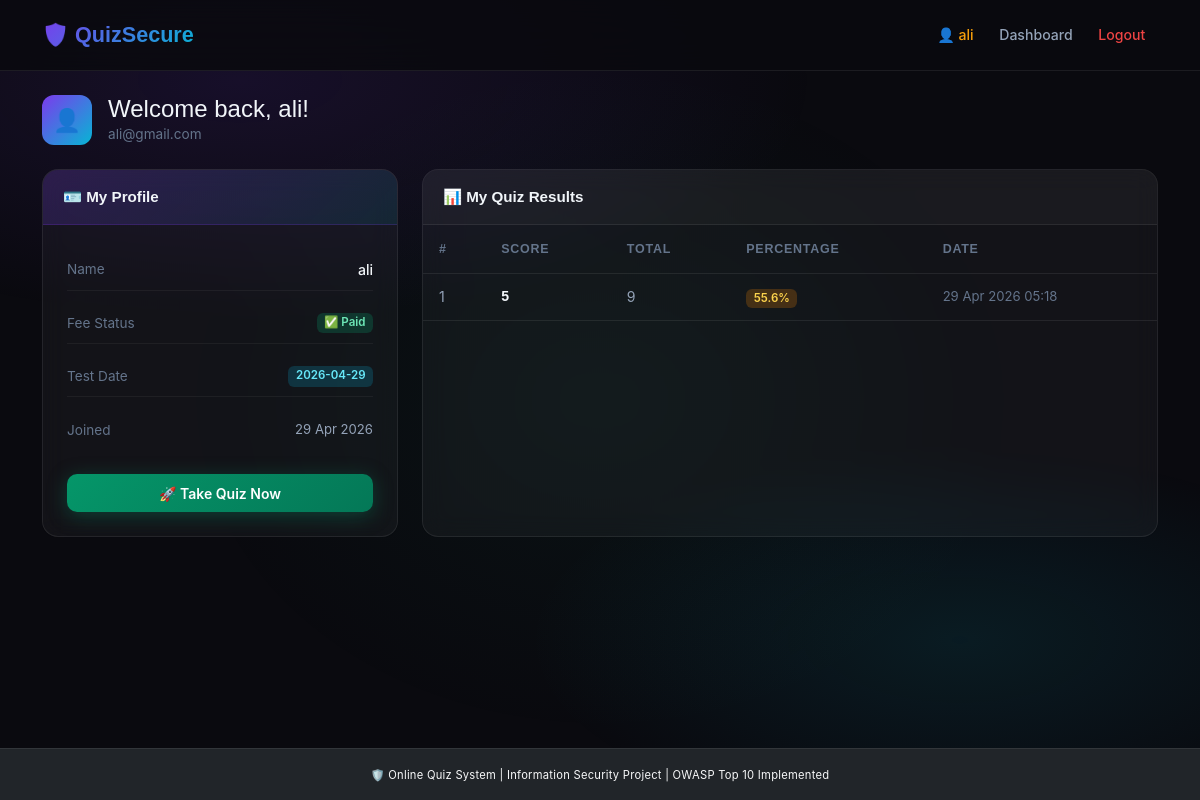
Page /dashboard (signed in) on the committed database.
### app.py (models this page shows)
class User(db.Model):
    id = db.Column(db.Integer, primary_key=True)
    name = db.Column(db.String(100), nullable=False)
    email = db.Column(db.String(120), unique=True, nullable=False)
    password = db.Column(db.String(200), nullable=False)  # Hashed
    role = db.Column(db.String(10), default='student')    # 'student' or 'admin'
    fee_paid = db.Column(db.Boolean, default=False)
    test_date = db.Column(db.String(50), nullable=True)
    created_at = db.Column(db.DateTime, default=datetime.utcnow)
    results = db.relationship('Result', backref='user', lazy=True)

class Result(db.Model):
    id = db.Column(db.Integer, primary_key=True)
    user_id = db.Column(db.Integer, db.ForeignKey('user.id'), nullable=False)
    score = db.Column(db.Integer, nullable=False)
    total = db.Column(db.Integer, nullable=False)
    date_taken = db.Column(db.DateTime, default=datetime.utcnow)

### app.py (the view)
@app.route('/dashboard')
@login_required
def dashboard():
    user = User.query.get(session['user_id'])
    results = Result.query.filter_by(user_id=user.id).order_by(Result.date_taken.desc()).all()
    return render_template('dashboard.html', user=user, results=results)

### app.py (called while the page is built)
def login_required(f):
    from functools import wraps
    @wraps(f)
    def decorated(*args, **kwargs):
        if 'user_id' not in session:
            flash('Please login first!', 'warning')
            return redirect(url_for('login'))
        return f(*args, **kwargs)
    return decorated

### templates/dashboard.html (shortened to what this page needs)
{% extends "base.html" %}
{% block content %}
<div class="d-flex align-items-center mb-4 gap-3">
  <div style="width:50px;height:50px;background:linear-gradient(135deg,#7c3aed,#06b6d4);border-radius:12px;display:flex;align-items:center;justify-content:center;font-size:1.4rem;flex-shrink:0;">👤</div>
  <div>
    <h4 style="margin:0; font-family:'Space Grotesk',sans-serif;">Welcome back, {{ user.name }}!</h4>
    <p style="margin:0; color:#64748b; font-size:0.85rem;">{{ user.email }}</p>
  </div>
</div>
<div class="row g-4">
  <div class="col-md-4">
    <div class="card h-100">
      <div class="card-header" style="background:linear-gradient(135deg,rgba(124,58,237,0.2),rgba(6,182,212,0.1)) !important; border-bottom:1px solid rgba(124,58,237,0.2) !important;">
        🪪 My Profile
      </div>
      <div class="card-body">
        <div style="display:flex; flex-direction:column; gap:0.8rem;">
          <div style="display:flex; justify-content:space-between; padding:0.6rem 0; border-bottom:1px solid rgba(255,255,255,0.05);">
            <span style="color:#64748b; font-size:0.85rem;">Name</span>
            <span style="font-weight:500; font-size:0.88rem;">{{ user.name }}</span>
          </div>
          <div style="display:flex; justify-content:space-between; padding:0.6rem 0; border-bottom:1px solid rgba(255,255,255,0.05);">
            <span style="color:#64748b; font-size:0.85rem;">Fee Status</span>
            {% if user.fee_paid %}
              <span class="badge bg-success">✅ Paid</span>
            {% else %}
              <span class="badge bg-danger">❌ Unpaid</span>
            {% endif %}
          </div>
          <div style="display:flex; justify-content:space-between; padding:0.6rem 0; border-bottom:1px solid rgba(255,255,255,0.05);">
            <span style="color:#64748b; font-size:0.85rem;">Test Date</span>
            {% if user.test_date %}
              <span class="badge bg-info">{{ user.test_date }}</span>
            {% else %}
              <span style="color:#64748b; font-size:0.82rem;">Not assigned</span>
            {% endif %}
          </div>
          <div style="display:flex; justify-content:space-between; padding:0.6rem 0;">
            <span style="color:#64748b; font-size:0.85rem;">Joined</span>
            <span style="font-size:0.82rem; color:#94a3b8;">{{ user.created_at.strftime('%d %b %Y') }}</span>
          </div>
        </div>
        <div class="mt-4 d-grid gap-2">
          {% if not user.fee_paid %}
            <a href="{{ url_for('pay_fee') }}" class="btn btn-warning">💳 Pay Fee</a>
          {% else %}
            <a href="{{ url_for('take_quiz') }}" class="btn btn-success">🚀 Take Quiz Now</a>
          {% endif %}
        </div>
      </div>
    </div>
  </div>
  <div class="col-md-8">
    <div class="card h-100">
      <div class="card-header" style="background:rgba(255,255,255,0.03) !important;">
        📊 My Quiz Results
      </div>
      <div class="card-body p-0" style="padding: 0 !important;">
        {% if results %}
        <table class="table mb-0">
          <thead>
            <tr>
              <th>#</th><th>Score</th><th>Total</th><th>Percentage</th><th>Date</th>
            </tr>
          </thead>
          <tbody>
            {% for r in results %}
            {% set pct = (r.score / r.total * 100) | round(1) %}
            <tr>
              <td>{{ loop.index }}</td>
              <td style="font-family:'Space Grotesk',sans-serif; font-weight:600; color:#f1f5f9;">{{ r.score }}</td>
              <td>{{ r.total }}</td>
              <td>
                <span class="badge {% if pct >= 70 %}bg-success{% elif pct >= 50 %}bg-warning{% else %}bg-danger{% endif %}">
                  {{ pct }}%
                </span>
              </td>
              <td style="font-size:0.82rem; color:#64748b;">{{ r.date_taken.strftime('%d %b %Y %H:%M') }}</td>
            </tr>
            {% endfor %}
          </tbody>
        </table>
        {% endif %}
      </div>
    </div>
  </div>
</div>
{% endblock %}

### templates/base.html (shortened to what this page needs)
<!DOCTYPE html>
<html lang="en">
<head>
    <link href="https://cdn.jsdelivr.net/npm/bootstrap@5.3.0/dist/css/bootstrap.min.css" rel="stylesheet">
    <link rel="stylesheet" href="{{ url_for('static', filename='css/style.css') }}">
</head>
<body>
<div class="content-wrapper">
    <nav class="navbar navbar-expand-lg navbar-dark bg-dark">
        <div class="container">
            <a class="navbar-brand fw-bold" href="{{ url_for('index') }}">🛡️ QuizSecure</a>
            <div class="collapse navbar-collapse" id="navbarNav">
                <ul class="navbar-nav ms-auto">
                    {% if session.get('user_id') %}
                        <li class="nav-item">
                            <span class="nav-link text-warning">👤 {{ session.get('user_name') }}</span>
                        </li>
                        {% if session.get('role') == 'admin' %}
                        <li class="nav-item">
                            <a class="nav-link" href="{{ url_for('admin_dashboard') }}">Admin Panel</a>
                        </li>
                        {% else %}
                        <li class="nav-item">
                            <a class="nav-link" href="{{ url_for('dashboard') }}">Dashboard</a>
                        </li>
                        {% endif %}
                        <li class="nav-item">
                            <a class="nav-link text-danger" href="{{ url_for('logout') }}">Logout</a>
                        </li>
                    {% endif %}
                </ul>
            </div>
        </div>
    </nav>
    <div class="container mt-4">
        {% block content %}{% endblock %}
    </div>
</div>
<footer class="py-3 bg-dark text-center text-light">
    <small>🛡️ Online Quiz System | Information Security Project | OWASP Top 10 Implemented</small>
</footer>
</body>
</html>

### static/css/style.css (style rules this page uses)
:root { --bg-primary: #0a0a0f; --bg-secondary: #0f0f1a; --bg-card: rgba(255,255,255,0.04); --bg-card-hover: rgba(255,255,255,0.08); --accent-1: #7c3aed; --accent-2: #06b6d4; --accent-3: #10b981; --accent-danger: #ef4444; --accent-warn: #f59e0b; --text-primary: #f1f5f9; --text-muted: #64748b; --text-dim: #94a3b8; --border: rgba(255,255,255,0.08); --border-accent: rgba(124,58,237,0.4); --glow-purple: rgba(124,58,237,0.15); --glow-cyan: rgba(6,182,212,0.15); }
*, *::before, *::after { box-sizing: border-box; }
body { background: var(--bg-primary); color: var(--text-primary); font-family: 'Inter', sans-serif; min-height: 100vh; position: relative; overflow-x: hidden; }
body::before { content: ''; position: fixed; inset: 0; background: radial-gradient(ellipse 80% 50% at 20% 10%, rgba(124,58,237,0.12) 0%, transparent 60%), radial-gradient(ellipse 60% 40% at 80% 80%, rgba(6,182,212,0.10) 0%, transparent 60%), radial-gradient(ellipse 50% 60% at 50% 50%, rgba(16,185,129,0.05) 0%, transparent 70%); pointer-events: none; z-index: 0; }
body > * { position: relative; z-index: 1; }
.navbar { background: rgba(10,10,15,0.85) !important; backdrop-filter: blur(20px); -webkit-backdrop-filter: blur(20px); border-bottom: 1px solid var(--border); padding: 0.85rem 0; }
.navbar-brand { font-family: 'Space Grotesk', sans-serif; font-weight: 700; font-size: 1.35rem !important; background: linear-gradient(135deg, #7c3aed, #06b6d4); -webkit-background-clip: text; -webkit-text-fill-color: transparent; background-clip: text; }
.nav-link { color: var(--text-dim) !important; font-size: 0.88rem; font-weight: 500; transition: color 0.2s; padding: 0.4rem 0.8rem !important; border-radius: 8px; }
.nav-link.text-warning { color: var(--accent-warn) !important; }
.nav-link.text-danger { color: var(--accent-danger) !important; }
.card { background: var(--bg-card) !important; border: 1px solid var(--border) !important; border-radius: 16px !important; backdrop-filter: blur(12px); color: var(--text-primary); transition: border-color 0.3s, transform 0.2s, box-shadow 0.3s; overflow: hidden; }
.card-header { border-bottom: 1px solid var(--border) !important; font-family: 'Space Grotesk', sans-serif; font-weight: 600; font-size: 0.95rem; padding: 1rem 1.25rem !important; background: transparent !important; }
.card-body { padding: 1.5rem !important; }
.btn { font-weight: 600; font-size: 0.875rem; border-radius: 10px; padding: 0.55rem 1.3rem; border: none; transition: all 0.25s; position: relative; overflow: hidden; }
.btn-success { background: linear-gradient(135deg, #059669, #047857); color: #fff; box-shadow: 0 4px 20px rgba(5,150,105,0.35); }
.badge { border-radius: 6px; font-weight: 600; font-size: 0.72rem; padding: 0.3em 0.65em; }
.bg-success { background: rgba(5,150,105,0.25) !important; color: #6ee7b7 !important; }
.bg-warning { background: rgba(217,119,6,0.25) !important; color: #fcd34d !important; }
.bg-info { background: rgba(8,145,178,0.25) !important; color: #67e8f9 !important; }
.table { color: var(--text-primary); --bs-table-bg: transparent; --bs-table-striped-bg: rgba(255,255,255,0.02); font-size: 0.88rem; }
.table th { font-family: 'Space Grotesk', sans-serif; font-weight: 600; font-size: 0.78rem; text-transform: uppercase; letter-spacing: 0.06em; color: var(--text-muted); border-bottom: 1px solid var(--border) !important; padding: 0.9rem 1rem; }
.table td { border-color: var(--border) !important; vertical-align: middle; padding: 0.75rem 1rem; color: var(--text-dim); }
footer { background: rgba(10,10,15,0.9) !important; border-top: 1px solid var(--border); color: var(--text-muted) !important; font-size: 0.8rem; letter-spacing: 0.02em; padding: 1rem 0 !important; }
h1,h2,h3,h4,h5,h6 { font-family: 'Space Grotesk', sans-serif; color: var(--text-primary); }
.text-danger { color: #f87171 !important; }
.text-warning { color: #fbbf24 !important; }

### templates/base.html (style rules this page uses)
body { display: flex; flex-direction: column; min-height: 100vh; margin: 0; }
.content-wrapper { flex: 1 0 auto; }
footer { flex-shrink: 0; }

### rows in the picture
User: get "ali", name "ali", email "ali@gmail.com", test_date "2026-04-29", created_at "29 Apr 2026"
Result: score "5", total "9", pct "55.6", date_taken "29 Apr 2026 05:18"
